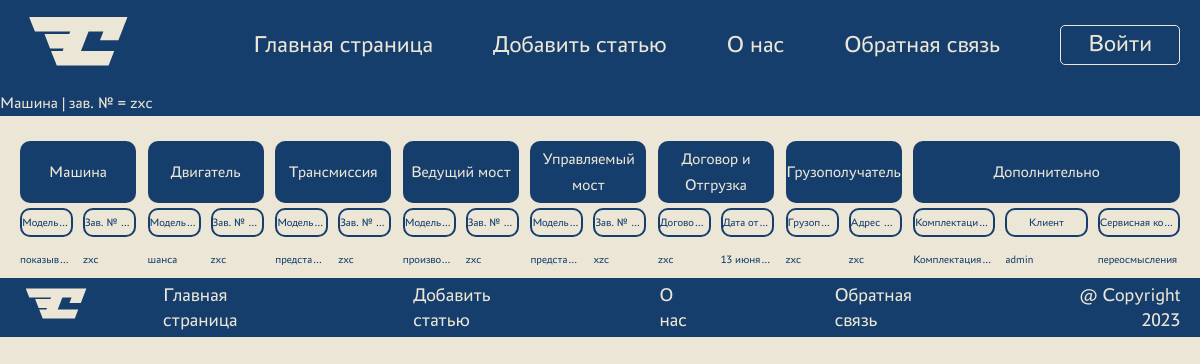
Page /machine/1/ on the committed database.
### crm_app/models.py (models this page shows, shortened)
class Machine(models.Model):
    modelMachine = models.ForeignKey(
        'ModelMachine', on_delete=models.CASCADE, related_name='modelMachines', verbose_name='Модель техники')
    serialNumber = models.CharField(max_length=255, verbose_name='Зав. № машины')
    modelEngine = models.ForeignKey(
        'ModelEngine', on_delete=models.CASCADE, related_name='modelEngines', verbose_name='Модель двигателя')
    serialNumberEngine = models.CharField(max_length=255, verbose_name='Зав. № двигателя')
    modelTransmission = models.ForeignKey(
        'ModelTransmission', on_delete=models.CASCADE, related_name='modelTransmissions', verbose_name='Модель трансмиссии')
    serialTransmission = models.CharField(max_length=255, verbose_name='Зав. № трансмиссии')
    modelDriveAxle = models.ForeignKey(
        'ModelDriveAxle', on_delete=models.CASCADE, related_name='modelDriveAxles', verbose_name='Модель ведущего моста')
    serialDriveAxle = models.CharField(max_length=255, verbose_name='Зав. № ведущего моста')
    modelSteeringAxle = models.ForeignKey(
        'ModelSteeringAxle', on_delete=models.CASCADE, related_name='modelSteeringAxles', verbose_name='Модель управляемого моста')
    serialSteeringAxle = models.CharField(max_length=255, verbose_name='Зав. № управляемого моста')
    deliveryContract = models.CharField(max_length=255, verbose_name='Договор поставки №, дата')
    shipmentDate = models.DateField(verbose_name='Дата отгрузки с завода')
    consignee = models.CharField(max_length=255, verbose_name='Грузополучатель (конечный потребитель)')
    deliveryAddress = models.CharField(max_length=255, verbose_name='Адрес поставки (эксплуатации)')
    additionalOptions = models.TextField(
        default='Комплектация не указана', verbose_name='Комплектация (дополнительные опции)')
    client = models.ForeignKey(
        User, on_delete=models.CASCADE, related_name='clients', verbose_name='Клиент')
    serviceCompany = models.ForeignKey(
        'ServiceCompany', on_delete=models.CASCADE, verbose_name='Сервисная компания')
    class Meta:
        verbose_name = 'Машина'
        verbose_name_plural = 'МАШИНЫ'

class ModelMachine(models.Model):
    name = models.CharField(max_length=255, verbose_name='Модель')
    description = models.TextField(verbose_name='Описание')
    class Meta:
        verbose_name = 'Модель техники'
        verbose_name_plural = '_СПРАВОЧНИК_Модели техники'
    def __str__(self):
        return self.name

class ModelEngine(models.Model):
    name = models.CharField(max_length=255, verbose_name='Модель')
    description = models.TextField(verbose_name='Описание')
    class Meta:
        verbose_name = 'Модель двигателя'
        verbose_name_plural = '_СПРАВОЧНИК_Модели двигателя'
    def __str__(self):
        return self.name

class ModelTransmission(models.Model):
    name = models.CharField(max_length=255, verbose_name='Модель')
    description = models.TextField(verbose_name='Описание')
    class Meta:
        verbose_name = 'Модель трансмиссии'
        verbose_name_plural = '_СПРАВОЧНИК_Модели трансмиссии'
    def __str__(self):
        return self.name

class ModelDriveAxle(models.Model):
    name = models.CharField(max_length=255, verbose_name='Модель')
    description = models.TextField(verbose_name='Описание')
    class Meta:
        verbose_name = 'Модель ведущего моста'
        verbose_name_plural = '_СПРАВОЧНИК_Модели ведущего моста'
    def __str__(self):
        return self.name

class ModelSteeringAxle(models.Model):
    name = models.CharField(max_length=255, verbose_name='Модель')
    description = models.TextField(verbose_name='Описание')
    class Meta:
        verbose_name = 'Модель управляемого моста'
        verbose_name_plural = '_СПРАВОЧНИК_Модели управляемого моста'
    def __str__(self):
        return self.name

class ServiceCompany(models.Model):
    name = models.CharField(max_length=255, verbose_name='Название')
    description = models.TextField(verbose_name='Описание')
    class Meta:
        verbose_name = 'Сервисная компания'
        verbose_name_plural = '_СПРАВОЧНИК_Сервисные компании'
    def __str__(self):
        return self.name

### crm_app/views.py (the view)
# urls.py: path('machine/<int:machine_id>/', show_machine, name='machine'),
def show_machine(request, machine_id):
    machine = get_object_or_404(Machine, pk=machine_id)
    context = {
        'machine': machine,
        'machine_table_titles': machine_table_titles,
        'menu': menu,
        'title': f"Машина | зав. № = {machine.serialNumber}"
    }
    return render(request, 'crm_app/machine.html', context=context)

### crm_app/templates/crm_app/machine.html (shortened to what this page needs)
{% extends 'crm_app/base.html' %}
{% block content %}
<h1>{{ title }}</h1>
<br />
<div class="container">
  <div class="machines">
    <div class="machines__title">
      {% for heading in machine_table_titles %}
      <div class="machines__section table-head">
        <div class="machines__row">
          <div class="machines__section-title">{{ heading }}</div>
        </div>
      </div>
      {% endfor %}
    </div>
    <div class="machines__content">
      <div class="machines__section">
        <div class="machines__row">
          <div class="machines__col table-subhead">Модель техники</div>
          <div class="machines__col table-subhead">Зав. № машины</div>
        </div>
      </div>
      <div class="machines__section">
        <div class="machines__row">
          <div class="machines__col table-subhead">Модель двигателя</div>
          <div class="machines__col table-subhead">Зав. № двигателя</div>
        </div>
      </div>
      <div class="machines__section">
        <div class="machines__row">
          <div class="machines__col table-subhead">Модель трансмиссии</div>
          <div class="machines__col table-subhead">Зав. № трансмиссии</div>
        </div>
      </div>
      <div class="machines__section">
        <div class="machines__row">
          <div class="machines__col table-subhead">Модель ведущего моста</div>
          <div class="machines__col table-subhead">Зав. № ведущего моста</div>
        </div>
      </div>
      <div class="machines__section">
        <div class="machines__row">
          <div class="machines__col table-subhead">
            Модель управляемого моста
          </div>
          <div class="machines__col table-subhead">
            Зав. № управляемого моста
          </div>
        </div>
      </div>
      <div class="machines__section">
        <div class="machines__row">
          <div class="machines__col table-subhead">
            Договор поставки №, дата
          </div>
          <div class="machines__col table-subhead">Дата отгрузки с завода</div>
        </div>
      </div>
      <div class="machines__section">
        <div class="machines__row">
          <div class="machines__col table-subhead">
            Грузополучатель (конечный потребитель)
          </div>
          <div class="machines__col table-subhead">
            Адрес поставки (эксплуатации)
          </div>
        </div>
      </div>
      <div class="machines__section">
        <div class="machines__row">
          <div class="machines__col table-subhead">
            Комплектация (дополнительные опции)
          </div>
          <div class="machines__col table-subhead">Клиент</div>
          <div class="machines__col table-subhead">Сервисная компания</div>
        </div>
      </div>
    </div>
    <div class="machines__content data">
      <div class="machines__section">
        <div class="machines__row">
          <div class="machines__col">{{machine.modelMachine}}</div>
          <div class="machines__col">{{machine.serialNumber}}</div>
        </div>
      </div>
      <div class="machines__section">
        <div class="machines__row">
          <div class="machines__col">{{machine.modelEngine}}</div>
          <div class="machines__col">{{machine.serialNumberEngine}}</div>
        </div>
      </div>
      <div class="machines__section">
        <div class="machines__row">
          <div class="machines__col">{{machine.modelTransmission}}</div>
          <div class="machines__col">{{machine.serialTransmission}}</div>
        </div>
      </div>
      <div class="machines__section">
        <div class="machines__row">
          <div class="machines__col">{{machine.modelDriveAxle}}</div>
          <div class="machines__col">{{machine.serialDriveAxle}}</div>
        </div>
      </div>
      <div class="machines__section">
        <div class="machines__row">
          <div class="machines__col">{{machine.modelSteeringAxle}}</div>
          <div class="machines__col">{{machine.serialSteeringAxle}}</div>
        </div>
      </div>
      <div class="machines__section">
        <div class="machines__row">
          <div class="machines__col">{{machine.deliveryContract}}</div>
          <div class="machines__col">{{machine.shipmentDate}}</div>
        </div>
      </div>
      <div class="machines__section">
        <div class="machines__row">
          <div class="machines__col">{{machine.consignee}}</div>
          <div class="machines__col">{{machine.deliveryAddress}}</div>
        </div>
      </div>
      <div class="machines__section">
        <div class="machines__row">
          <div class="machines__col">{{machine.additionalOptions}}</div>
          <div class="machines__col">{{machine.client}}</div>
          <div class="machines__col">{{machine.serviceCompany}}</div>
        </div>
      </div>
    </div>
  </div>
</div>
{% endblock content %}

### crm_app/templates/crm_app/base.html (shortened to what this page needs)
<!DOCTYPE html>
<html lang="en">
  <head>
    {% load static %}
    <link
      type="text/css"
      rel="stylesheet"
      href="{% static 'crm_app/css/styles.css' %}"
    />
  </head>
  <body>
    <div class="wrapper">
      <div class="header">
        <div class="container">
          <div class="header_inner">
            <a class="header__logo" href="{% url 'about' %}">
            </a>
            <ul class="header__menu-list">
              {% block mainmenu %} {% for m in menu %} {% if not forloop.last %}
              <li class="header__menu-item">
                <a href="{% url m.url_name %}">{{m.title}}</a>
              </li>
              {% else %}
              <li class="header__menu-item">
                <a href="{% url m.url_name %}">{{m.title}}</a>
              </li>
              {% endif %} {% endfor %} {% endblock mainmenu %}
            </ul>
          </div>
        </div>
      </div>
      <main>{% block content %} {% endblock content %}</main>
      <div class="footer">
        <div class="container">
          <div class="footer_inner">
            <a class="footer__logo" href="{% url 'about' %}">
            </a>
            <ul class="footer__menu-list">
              {% for m in menu %} {% if not forloop.last %}
              <li class="footer__menu-item">
                <a href="{% url m.url_name %}">{{m.title}}</a>
              </li>
              {% else %}
              <li class="footer__menu-item">@ Copyright 2023</li>
              {% endif %} {% endfor %}
            </ul>
          </div>
        </div>
      </div>
    </div>
  </body>
</html>

### crm_app/static/crm_app/css/styles.css (style rules this page uses)
html, body { font-family: Astra, sans-serif; font-size: 1rem; color: #163e6c; background: #ebe6d6; line-height: 160%; }
.wrapper { width: 100%; overflow: hidden; }
.container { max-width: 1960px; margin: 0px auto; padding: 0px 20px; height: auto; }
h1 { color: #ebe6d6; background: #163e6c; }
.header { background: #163e6c; color: #ebe6d6; }
.header_inner { display: flex; justify-content: space-between; align-items: center; }
.header__menu-list { display: flex; color: #ebe6d6; font-size: 1.5rem; align-items: center; }
.header__menu-item { margin-right: 20px; position: relative; margin-left: 40px; }
.header__menu-item:last-child { margin-right: 0; text-align: center; padding: 5px 0; width: 120px; height: 40px; border: 1px solid #ebe6d6; border-radius: 5px; }
.footer { background: #163e6c; color: #ebe6d6; }
.footer_inner { display: flex; justify-content: space-between; align-items: center; }
.footer__logo > svg { width: 70%; height: 70%; align-content: center; }
.footer__menu-list { display: flex; color: #ebe6d6; font-size: 1.2rem; align-items: center; }
.footer__menu-item { margin-right: 100px; position: relative; margin-left: 40px; }
.footer__menu-item:last-child { margin-right: 0; text-align: right; }
.machines__title, .machines__content { display: grid; grid-template-columns: repeat(7, 10%) 23%; grid-template-rows: auto; gap: 1%; }
.data { cursor: pointer; }
.machines__section { display: flex; flex-direction: column; }
.machines__row { display: flex; justify-content: stretch; }
.machines__section-title { text-align: center; }
.machines__col { width: 49%; text-overflow: ellipsis; white-space: nowrap; overflow: hidden; font-size: 0.7rem; margin: 5px 0; }
.machines__col:first-child { margin-right: 10px; }
.machines__col:nth-child(3) { margin-left: 10px; }
.table-head { justify-content: center; align-items: center; background-color: #163e6c; color: #ebe6d6; border-radius: 10px; padding: 5px 0; }
.table-subhead { text-align: center; border: #163e6c 2px solid; border-radius: 10px; }

### rows in the picture
Machine: modelMachine "показывает", serialNumber "zxc", modelEngine "шанса", serialNumberEngine "zxc", modelTransmission "предста…", serialTransmission "zxc", modelDriveAxle "произво…", serialDriveAxle "zxc", modelSteeringAxle "предста…", serialSteeringAxle "xzc", deliveryContract "zxc", shipmentDate "13 июня…", consignee "zxc", deliveryAddress "zxc", additionalOptions "Комплектация…", client "admin", serviceCompany "переосмысления"

### other values in the picture
{{ m.title }} "Главная страница" "Добавить статью" "О нас" "Обратная связь"
{{ m.title }} "Войти"
{{ title }} "Машина | зав. № = zxc"
{{ heading }} "Машина" "Двигатель" "Трансмиссия" "Ведущий мост" "Управляемый мост" "Договор и Отгрузка" "Грузополучатель" "Дополнительно"
